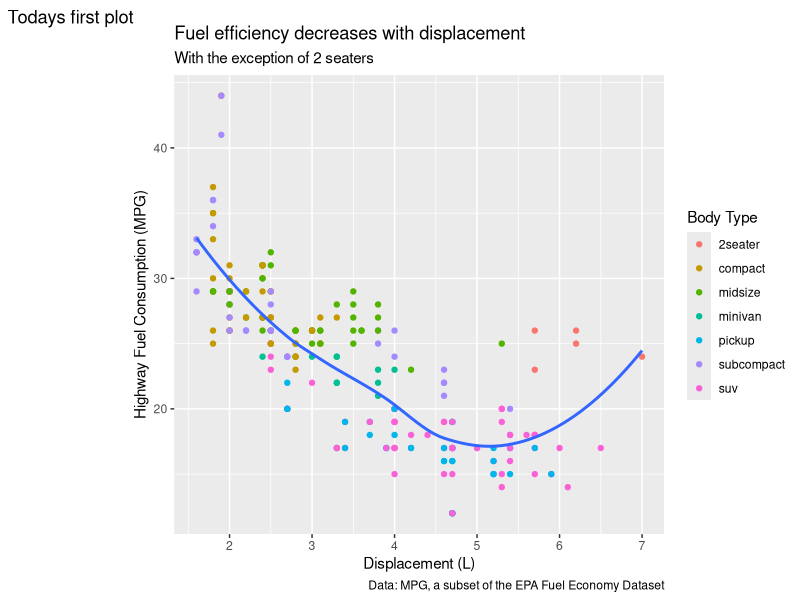
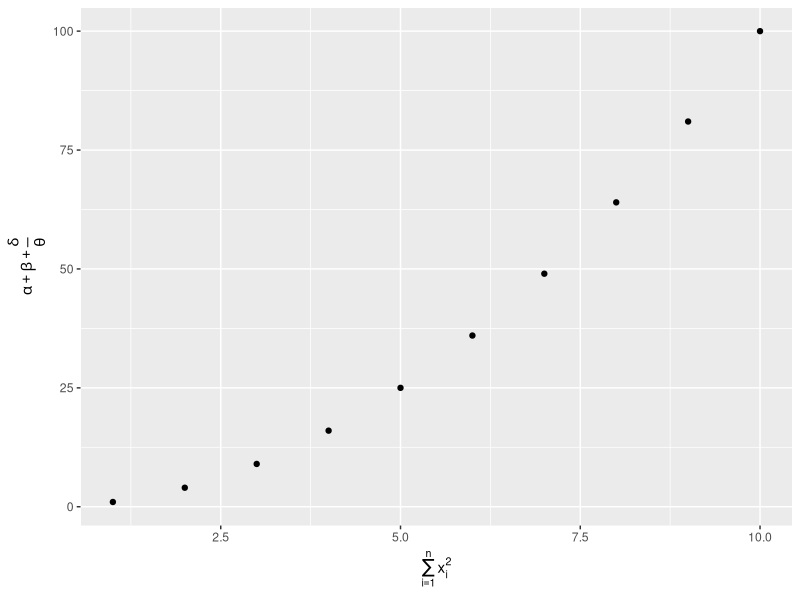
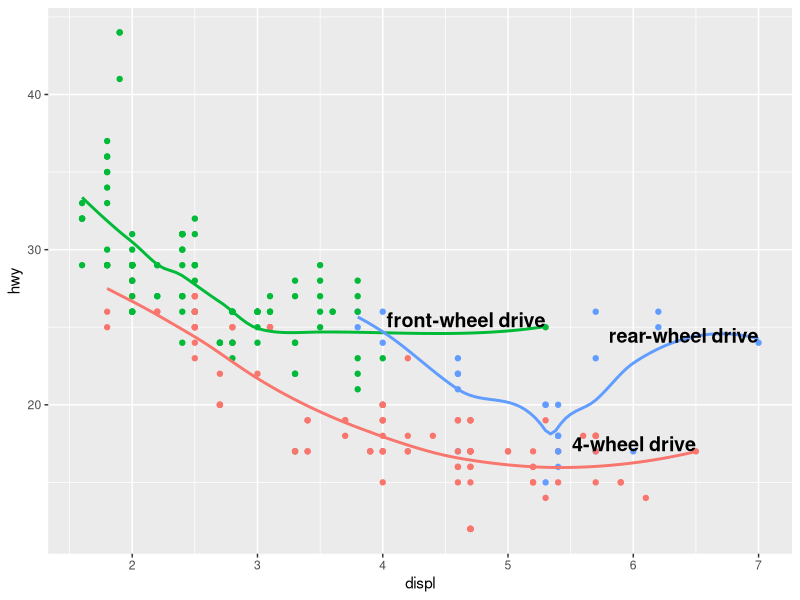
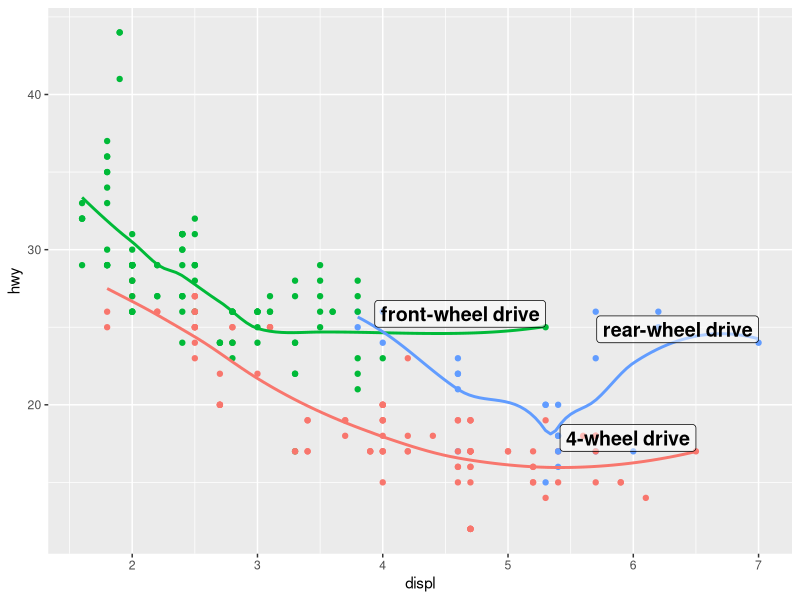
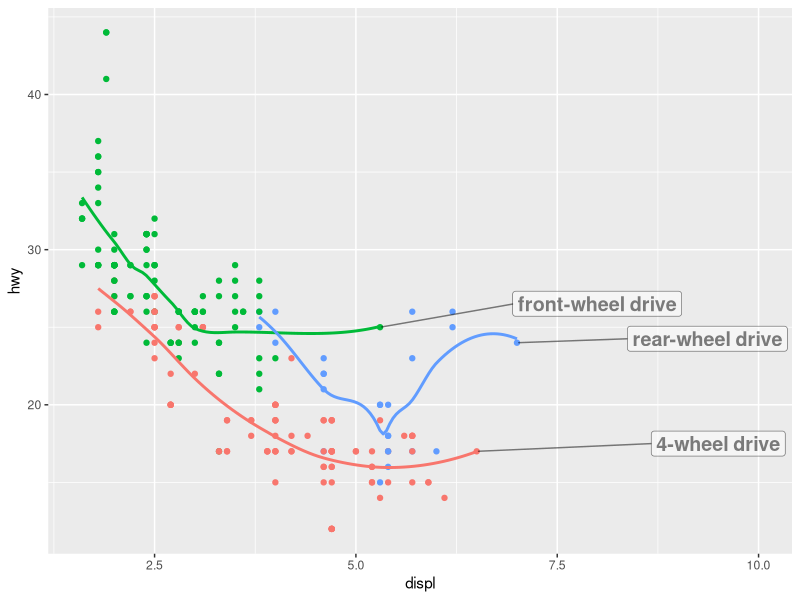
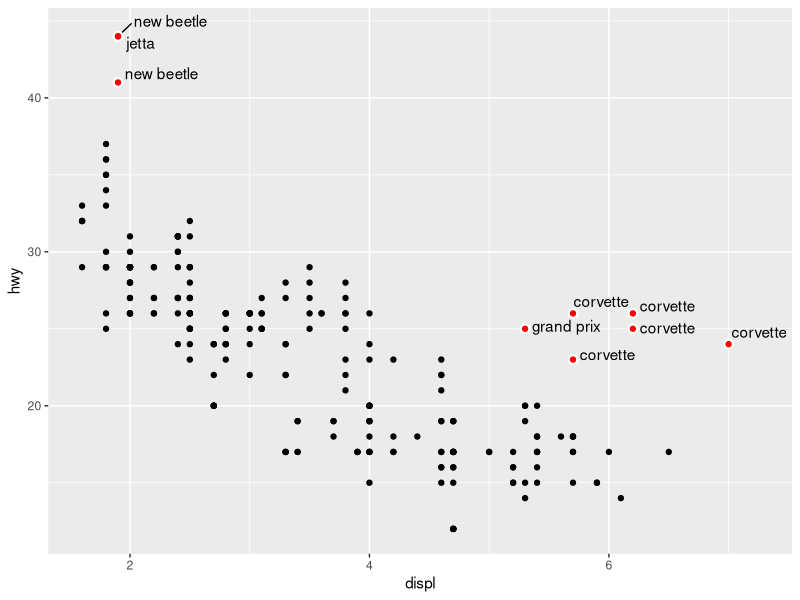
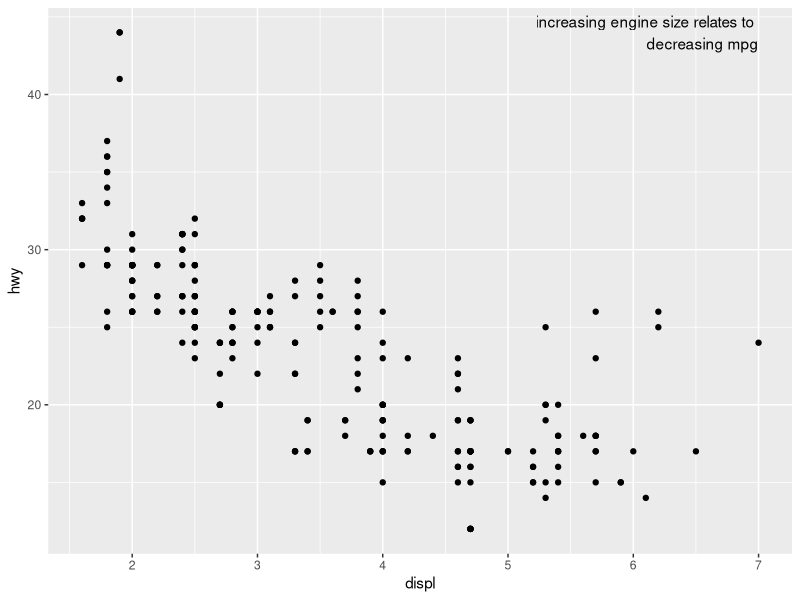
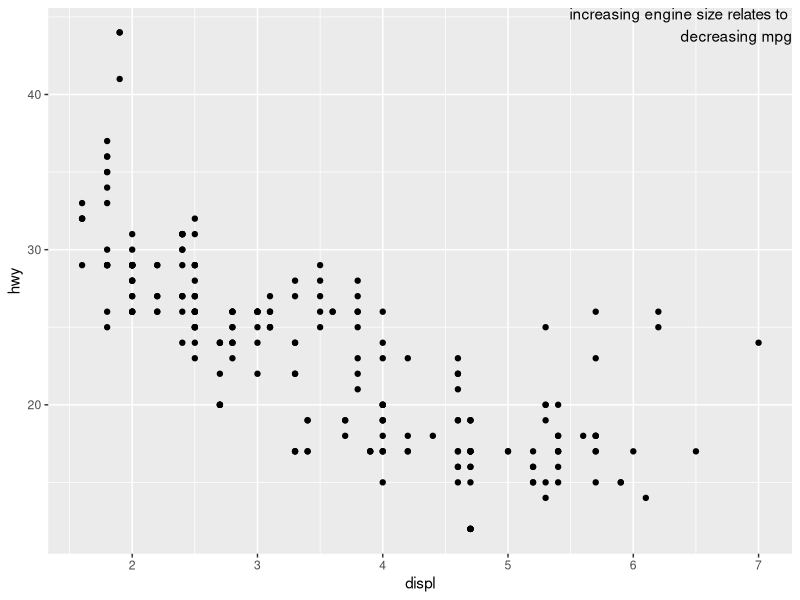

Recreate these plots in R, in order.
library(tidyverse)
library(ggthemes)
library(patchwork)


# Labels ------------------------------------------------------------------

?labs
?mpg

mpg |> 
  ggplot(mapping = aes(x = displ, y = hwy)) +  #same as ggplot(aes(displ, hwy))
    geom_point(aes(colour = class)) +
    geom_smooth(se = FALSE) +
    labs(title = "Fuel efficiency decreases with displacement",
         subtitle = "With the exception of 2 seaters",
         caption = "Data: MPG, a subset of the EPA Fuel Economy Dataset",
         x = "Displacement (L)", 
         y = "Highway Fuel Consumption (MPG)", 
         colour = "Body Type", 
         tag = "Todays first plot")

#quote()

df <- tibble(
  x = 1:10,
  y = x ^ 2
)

df |> 
  ggplot(aes(x, y)) +
  geom_point() +
  labs(
    x = quote(sum(x[i] ^ 2, i == 1, n)),
    y = quote(alpha + beta + frac(delta, theta))
    )

# STOP: Create a plot using MPG data using as many labels as possible. 5 minutes.

# Annotation --------------------------------------------------------------

?geom_text
?case_when

label_info <- mpg |> 
  group_by(drv) |> 
  arrange(desc(displ)) |> 
  slice_head(n = 1) |> 
  mutate(drive_type = case_when(
    drv == "f" ~ "front-wheel drive",
    drv == "r" ~ "rear-wheel drive",
    drv == "4" ~ "4-wheel drive"
    )) |> 
  select(manufacturer, model, displ, drv, drive_type, hwy)

mpg |> 
  ggplot(aes(displ, hwy, colour = drv)) +
  geom_point() +
  geom_smooth(se = F) + # F same as FALSE
  geom_text(data = label_info, 
            aes(x = displ, 
                y = hwy, 
                label = drive_type), 
    fontface = "bold", 
    size = 5, 
    hjust = "right", 
    vjust = "bottom", 
    colour = "black") +
  theme(legend.position = "none")
  
mpg |> 
  ggplot(aes(displ, hwy, colour = drv)) +
  geom_point() +
  geom_smooth(se = F) + # F same as FALSE
  geom_label(data = label_info, 
            aes(x = displ, 
                y = hwy, 
                label = drive_type), 
            fontface = "bold", 
            size = 5, 
            hjust = "right", 
            vjust = "bottom", 
            colour = "black",
            alpha = .5) +
  theme(legend.position = "none")
  
mpg |> 
  ggplot(aes(displ, hwy, colour = drv)) +
  geom_point() +
  geom_smooth(se = F) + # F same as FALSE
  ggrepel::geom_label_repel(data = label_info, 
            aes(x = displ, 
                y = hwy, 
                label = drive_type), 
            fontface = "bold", 
            size = 5, 
            # hjust = "right", 
            # vjust = "bottom", 
            colour = "black",
            alpha = .5,
            nudge_x = 3,
            nudge_y = .5) +
  theme(legend.position = "none")  

potential_outliers <- mpg |> 
  filter(hwy > 40 | (hwy > 20 & displ > 5))

potential_outliers

mpg |> 
  ggplot(aes(displ, hwy)) +
  geom_point() +
  ggrepel::geom_text_repel(data = potential_outliers, 
                           aes(label = model),
                           nudge_x = .25,
                           nudge_y = .25) +
  geom_point(data = potential_outliers, colour = "white", size  = 3) +
  geom_point(data = potential_outliers, colour = "red", size = 1.5)

label_info <- mpg |> 
  summarize(
    displ = max(displ),
    hwy = max(hwy), 
    label_1 = "increasing engine size relates to \ndecreasing mpg")

mpg |> 
  ggplot(aes(displ, hwy)) +
  geom_point() +
  geom_text(
    data = label_info, aes(label = label_1), 
    hjust = "right")

mpg |> 
  ggplot(aes(displ, hwy)) +
  geom_point() +
  annotate(
    geom = "text",
    x = Inf,
    y = Inf,
    label = "increasing engine size relates to \ndecreasing mpg",
    vjust = "top",
    hjust = "right")

mpg |> 
  ggplot(aes(displ, hwy)) +
  geom_point() +
  annotate(
    geom = "text",
    x = Inf,
    y = Inf,
    label = "increasing engine size relates to \ndecreasing mpg",
    vjust = "top",
    hjust = "right") +
  annotate(
    geom = "segment", 
    x = 5,
    y = 35, 
    xend = 5, 
    yend = 17.5, 
    colour = "red",
    arrow = arrow(type = "closed")
  ) +
  annotate(
    geom = "text", 
    x = 5,
    y = 37.55, 
    label = "Interesting point" 
    )

mpg |> 
  ggplot(aes(displ, hwy)) +
  geom_point() +
  geom_vline(xintercept = 5, colour = "red") +
  geom_hline(yintercept = 30, colour = "blue")

?geom_vline
?geom_hline
?geom_rect

# Scales ------------------------------------------------------------------
?mpg

mpg |> 
  ggplot(aes(displ, hwy)) +
  geom_point(aes(colour = class)) +
  scale_x_continuous() +
  scale_y_continuous()

?scale_x_continuous

mpg |> 
  ggplot(aes(displ, hwy)) +
  geom_point(aes(colour = class)) +
  scale_x_continuous() +
  scale_y_continuous(breaks = seq(0, 45, by = 5))

mpg |> 
  ggplot(aes(displ, hwy)) +
  geom_point(aes(colour = class)) +
  scale_x_continuous(labels = NULL) +
  scale_y_continuous(labels = NULL)
  
mpg |> 
  ggplot(aes(displ, hwy)) +
  geom_point(aes(colour = class)) +
  scale_x_continuous(labels = NULL) +
  scale_y_continuous(labels = scales::label_dollar())

mpg |> 
  ggplot(aes(displ, hwy)) +
  geom_point(aes(colour = class)) +
  scale_x_continuous(labels = NULL) +
  scale_y_continuous(labels = scales::label_percent())

presidential |>
  mutate(id = 33 + row_number()) |>
  ggplot(aes(x = start, y = id)) +
  geom_point() +
  geom_segment(aes(xend = end, yend = id)) +
  scale_x_date(name = NULL, breaks = presidential$start, date_labels = "'%y")

main_graph <- mpg |> 
  ggplot(aes(displ, hwy)) +
  geom_point(aes(colour = class))

main_graph + theme(legend.position = "top")
main_graph + theme(legend.position = "bottom")
main_graph + theme(legend.position = "left")
main_graph + theme(legend.position = "right")
main_graph + theme(legend.position = "none")

main_graph + 
  theme(legend.position = "bottom") +
  guides(colour = guide_legend(nrow = 1, 
                               override.aes = list(size = 5, alpha = .5), 
                               ))
## Log scale options

### 1
diamonds |> 
  ggplot(aes(log10(carat), log10(price))) +
  geom_bin_2d()

## 2
diamonds |> 
  ggplot(aes(carat, price)) +
  geom_bin_2d() +
  scale_x_log10() +
  scale_y_log10()

# Colour
?scale_colour_brewer

mpg |> 
  ggplot(aes(displ, hwy, colour = drv, shape = drv)) +
  geom_point() +
  scale_colour_brewer(palette = "Set1")

presidential |>
  mutate(id = 33 + row_number()) |>
  ggplot(aes(x = start, y = id, color = party)) +
  geom_point() +
  geom_segment(aes(xend = end, yend = id)) +
  scale_color_manual(values = c(Republican = "#E81B23", Democratic = "#00AEF3"))

?scale_fill_viridis_b()
?scale_colour_viridis_b()

df <- tibble(
  x = rnorm(10000),
  y = rnorm(10000)
)

ggplot(df, aes(x, y)) +
  geom_hex() +
  coord_fixed() +
  labs(title = "Default, continuous", x = NULL, y = NULL)

ggplot(df, aes(x, y)) +
  geom_hex() +
  coord_fixed() +
  scale_fill_viridis_c(option = "inferno") +
  labs(title = "Viridis, continuous", x = NULL, y = NULL)

ggplot(df, aes(x, y)) +
  geom_hex() +
  coord_fixed() +
  scale_fill_viridis_b() +
  labs(title = "Viridis, binned", x = NULL, y = NULL)

# Zooming -----------------------------------------------------------------
# filter the data (subsetting)
# xlim and ylim (same subsetting)
# coord catersian 


# Themes ------------------------------------------------------------------


# Patchwork ---------------------------------------------------------------
p1 <- ggplot(mpg, aes(x = displ, y = hwy)) +
  geom_point() +
  labs(title = "Plot 1")

p2 <- ggplot(mpg, aes(x = drv, y = hwy)) +
  geom_boxplot() +
  labs(title = "Plot 2")

p3 <- ggplot(mpg, aes(x = cty, y = hwy)) +
  geom_point() +
  labs(title = "Plot 3")

p4 <- ggplot(mpg, aes(x = hwy, color = drv, fill = drv)) + 
  geom_density(alpha = 0.5) + 
  labs(title = "Plot 4")

p5 <- ggplot(mpg, aes(x = cty, y = hwy, color = drv)) + 
  geom_point(show.legend = FALSE) + 
  facet_wrap(~drv) +
  labs(title = "Plot 5")

(guide_area() / (p1 + p2) / (p3 + p4) / p5) +
  plot_annotation(
    title = "City and highway mileage for cars with different drive trains",
    caption = "Source: https://fueleconomy.gov."
  ) +
  plot_layout(
    guides = "collect",
    heights = c(1, 3, 2, 4)
  ) &
  theme(legend.position = "top")

(p1 | p3) / p2


